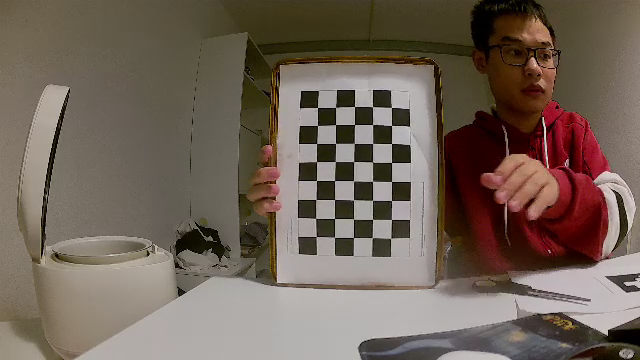
#> input picture dashcam_metrology/captures/img_001.png, 640 x 360 px; its folder holds 4 pictures in this run
$ python straightness.py
#> lines starting #> are read from the running program, lines starting #| are printed output that depends on the picture
# -*- coding: utf-8 -*-
"""用棋盘格自身检验去畸变质量：每行/每列角点在世界里共线，去畸变后必须也共线。

重投影误差（RMS）衡量的是"模型能不能解释观测"，它对两个模型都可以很低，
因为畸变系数有足够自由度去拟合。共线性检验问的是另一个问题：
"去畸变之后，本来直的东西直了吗" —— 这才是后面做测距要依赖的性质。

用法
    python straightness.py --square 24.5
"""
import argparse, glob, io, json, os, sys
import numpy as np
import cv2

sys.stdout = io.TextIOWrapper(sys.stdout.buffer, encoding="utf-8", errors="replace")
CRIT = (cv2.TERM_CRITERIA_EPS + cv2.TERM_CRITERIA_MAX_ITER, 30, 1e-3)


def max_deviation(pts):
    """一组点到其最佳拟合直线的最大垂直距离（像素）。"""
    p = pts - pts.mean(0)
    # 主成分方向即最佳拟合直线方向，垂直分量就是偏离
    _, _, vt = np.linalg.svd(p, full_matrices=False)
    normal = vt[1]
    return float(np.abs(p @ normal).max())


def line_errors(corners, cols, rows):
    """对 rows 行 + cols 列分别算最大偏离，返回全部数值。"""
    g = corners.reshape(rows, cols, 2)
    errs = []
    for r in range(rows):
        errs.append(max_deviation(g[r, :, :]))
    for c in range(cols):
        errs.append(max_deviation(g[:, c, :]))
    return errs


def undistort_pixels(corners, K, D, model):
    """把像素点去畸变，仍然用同一个 K 投回像素，这样三组数值可比。"""
    pts = corners.reshape(-1, 1, 2).astype(np.float64)
    # ★ 必须用迭代版并给足次数。cv2.undistortPoints 默认只迭代 5 次，在这颗镜头的
    # 畸变强度下，逆映射本身就残留约 0.18 px —— 那会被误读成"模型没校正干净"。
    crit = (cv2.TERM_CRITERIA_MAX_ITER + cv2.TERM_CRITERIA_EPS, 100, 1e-10)
    if model == "fisheye":
        norm = cv2.fisheye.undistortPoints(pts, K, np.asarray(D).reshape(4, 1),
                                           criteria=crit)
    else:
        norm = cv2.undistortPointsIter(pts, K, np.asarray(D).reshape(1, -1),
                                       None, None, crit)
    norm = norm.reshape(-1, 2)
    out = np.empty_like(norm)
    out[:, 0] = norm[:, 0] * K[0, 0] + K[0, 2]
    out[:, 1] = norm[:, 1] * K[1, 1] + K[1, 2]

    # 往返校验：把去畸变的点重新加畸变，应该回到原处。回不去的点说明畸变模型
    # 在那个半径上不可逆（径向多项式非单调），迭代解会跑飞。默认迭代次数少的
    # undistortPoints 不会跑飞，但那只是提前停住，答案同样是错的 —— 区别在于
    # 错得有界、看不出来。
    obj = np.hstack([norm, np.zeros((len(norm), 1))]).astype(np.float64)
    if model == "fisheye":
        back, _ = cv2.fisheye.projectPoints(obj.reshape(1, -1, 3), np.zeros(3),
                                            np.zeros(3), K, np.asarray(D).reshape(4, 1))
    else:
        back, _ = cv2.projectPoints(obj, np.zeros(3), np.array([0.0, 0.0, 1.0]),
                                    K, np.asarray(D).reshape(1, -1))
    resid = np.linalg.norm(back.reshape(-1, 2) - corners.reshape(-1, 2), axis=1)
    return out, resid


def load(path):
    with io.open(path, encoding="utf-8") as f:
        d = json.load(f)
    return (np.array(d["camera_matrix"], dtype=np.float64),
            np.array(d["distortion"], dtype=np.float64),
            d.get("model", "pinhole"))


def main():
    ap = argparse.ArgumentParser()
    ap.add_argument("--dir", default="captures")
    ap.add_argument("--cols", type=int, default=8)
    ap.add_argument("--rows", type=int, default=5)
    ap.add_argument("--pinhole", default="config/camera_dashcam.json")
    ap.add_argument("--fisheye", default="config/camera_dashcam_fisheye_variant.json")
    ap.add_argument("--roundtrip-px", type=float, default=0.5,
                    help="去畸变再加畸变回不到原点超过这个值，就认为该点不可逆")
    a = ap.parse_args()

    models = []
    for tag, path in (("pinhole", a.pinhole), ("fisheye", a.fisheye)):
        if os.path.exists(path):
            K, D, m = load(path)
            models.append((tag, K, D, m))
        else:
            print("跳过 %s（%s 不存在）" % (tag, path))
#> this loop made 2 passes; (reads dashcam_metrology/config/camera_dashcam.json from the repository)

    flags = cv2.CALIB_CB_ADAPTIVE_THRESH | cv2.CALIB_CB_NORMALIZE_IMAGE
    raw_all, per_model = [], {t: [] for t, _, _, _ in models}
    bad = {t: 0 for t, _, _, _ in models}
    n = 0
    for p in sorted(glob.glob(os.path.join(a.dir, "*.png"))):
        g = cv2.cvtColor(cv2.imread(p), cv2.COLOR_BGR2GRAY)
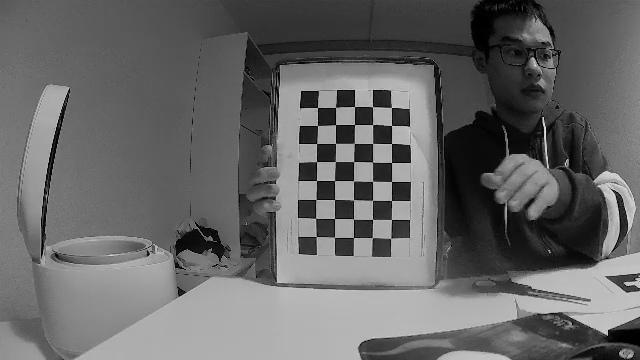
#> g: shape (360, 640); min 0, max 233, mean 102.6
        ok, c = cv2.findChessboardCorners(g, (a.cols, a.rows), flags)
#> ok = True; c = 40 rows, first 8: [316.3, 236.5], [315.6, 218.3], [315.9, 199.5], [316.5, 180.5], [316.6, 161.5], [316.6, 143.5], [317.5, 125.5], [317.5, 107.5]
        if not ok:
            continue
        cv2.cornerSubPix(g, c, (5, 5), (-1, -1), CRIT)
        n += 1
        raw_all += line_errors(c.reshape(-1, 2), a.cols, a.rows)
#> the loop in line_errors, `for r in range(rows):` made 5 passes
#> vt in max_deviation on passes 1 to 5: [[-0.0129, 1], [-1, -0.0129]], [[0.00998, -1], [-1, -0.00998]], [[0.00936, -1], [-1, -0.00936]], [[0.00141, -1], [-1, -0.00141]], [[0.00398, -1], [-1, -0.00398]]
#> after the loop in line_errors, `for r in range(rows):`: errs = [0.499, 0.396, 0.309, 0.178, 0.514]
#> the loop in line_errors, `for c in range(cols):` made 8 passes
#> vt in max_deviation on passes 1 to 8: [[1, 0.0211], [0.0211, -1]], [[1, 0.0157], [-0.0157, 1]], [[1, 0.0153], [-0.0153, 1]], [[1, 0.0141], [-0.0141, 1]], [[1, 0.0125], [-0.0125, 1]], [[1, -0.000475], [0.000475, 1]], [[1, -0.000428], [0.000428, 1]], [[1, -0.00463], [-0.00463, -1]]
#> after the loop in line_errors, `for c in range(cols):`: errs = [0.499, 0.396, 0.309, 0.178, 0.514, 0.276, 0.153, 0.147, 0.138, 0.289, 0.105, 0.578, 0.6]
#> raw_all has the same summary as errs in line_errors
        for tag, K, D, m in models:
            und, resid = undistort_pixels(c, K, D, m)
            if resid.max() > a.roundtrip_px:
                bad[tag] += 1                      # 整张丢掉，一条线上缺点就没法拟合
                continue
            per_model[tag] += line_errors(und, a.cols, a.rows)
#> this loop made 2 passes
#> after the loop, bad = {'pinhole': 0, 'fisheye': 0}; per_model = {'pinhole': [0.378, 0.364, 0.386, 0.227, 0.316, 0.304, 0.146, 0.155, 0.112, 0.222, 0.0716, 0.448, 0.442], 'fisheye': [0.389, 0.336, 0.377, 0.236, 0.32, 0.313, 0.152, 0.157, 0.108, 0.211, 0.0862, 0.428, 0.419]}
#> pass 2 of the loop in main, `for p in sorted(glob.glob(os.path.join(a.dir, "*.png"))):`:
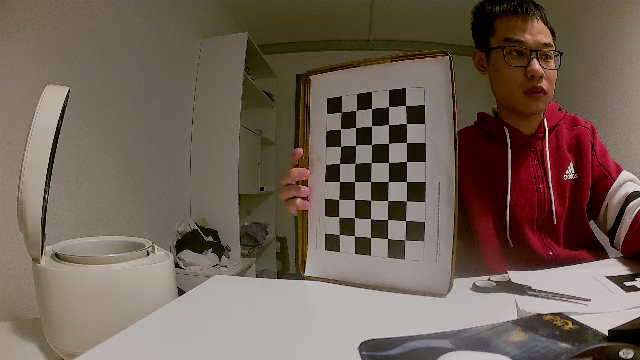
#> input picture dashcam_metrology/captures/img_002.png, 640 x 360 px
#> in main, `g = cv2.cvtColor(cv2.imread(p), cv2.COLOR_BGR2GRAY)`:
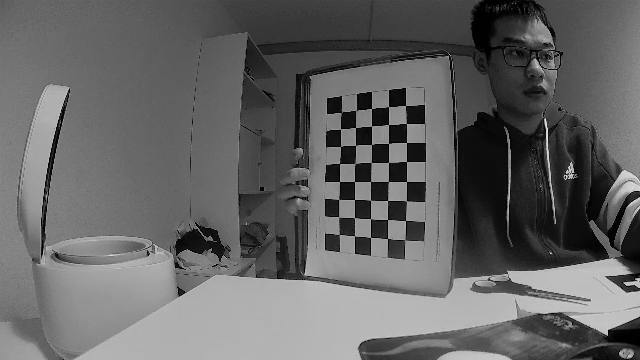
#> g: shape (360, 640); min 0, max 231, mean 100.7
#> c = 40 rows, first 8: [339.2, 234.5], [338.6, 216.7], [338.8, 199.5], [339.5, 181.5], [339.5, 163.6], [340.5, 146.6], [340.5, 129], [341.3, 112.5]
#> raw_all = 26 values, max 0.93 at index 17, min 0.0303 at index 21, mean 0.339
#> the loop in main, `for tag, K, D, m in models:` made 2 passes
#> after the loop in main, `for tag, K, D, m in models:`: per_model = 2 items
#> pass 3 of the loop in main, `for p in sorted(glob.glob(os.path.join(a.dir, "*.png"))):`:
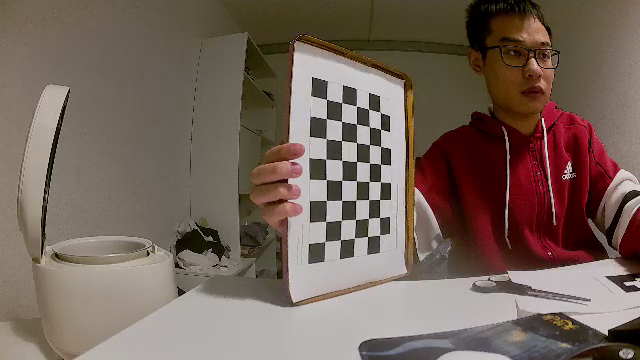
#> input picture dashcam_metrology/captures/img_003.png, 640 x 360 px
#> in main, `g = cv2.cvtColor(cv2.imread(p), cv2.COLOR_BGR2GRAY)`:
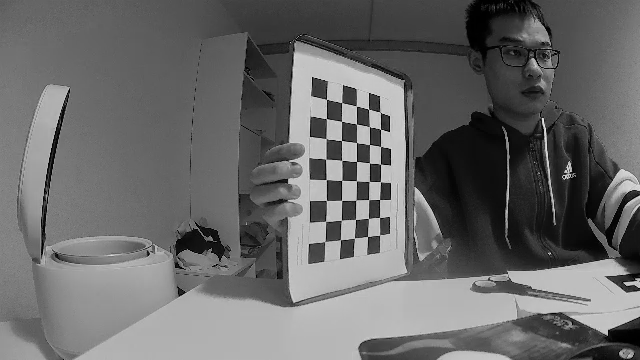
#> g: shape (360, 640); min 0, max 232, mean 105.1
#> c = 40 rows, first 8: [324.7, 241.4], [325.6, 221.3], [326.4, 200.4], [326.2, 179.5], [325.8, 159.3], [326.1, 138.4], [326.3, 118.4], [326.4, 99.33]
#> raw_all = 39 values, max 0.93 at index 17, min 0.0303 at index 21, mean 0.366
#> the loop in main, `for tag, K, D, m in models:` made 2 passes
#> the loop made 4 passes; the first 3 are shown

    if not n:
        print("没有可用图片")
        return 1

    print("共 %d 张，每张 %d 条线（%d 行 + %d 列），合计 %d 条\n"
          % (n, a.rows + a.cols, a.rows, a.cols, len(raw_all)))
    print("%-12s %8s %8s %8s %8s" % ("", "中位", "均值", "p90", "最大"))

    def show(tag, v):
        v = np.array(v)
        print("%-12s %8.3f %8.3f %8.3f %8.3f"
              % (tag, np.median(v), v.mean(), np.percentile(v, 90), v.max()))

    show("原始(畸变)", raw_all)
    for tag, _, _, _ in models:
        show("去畸变 " + tag, per_model[tag])
    for tag, _, _, _ in models:
        if bad[tag]:
            print("  %s: %d/%d 张因为存在不可逆点被排除（往返误差 > %.2f px）"
                  % (tag, bad[tag], n, a.roundtrip_px))

    print("\n单位：像素。数值是每条线上角点到拟合直线的最大偏离。")
    if len(models) == 2:
        a_, b_ = np.array(per_model["pinhole"]), np.array(per_model["fisheye"])
        win = "pinhole" if np.median(a_) < np.median(b_) else "fisheye"
        print("按共线性中位数：%s 更好（%.3f vs %.3f px）"
              % (win, min(np.median(a_), np.median(b_)), max(np.median(a_), np.median(b_))))
        print("★ 如果两者差别很小（< 0.05 px），就该按别的理由选："
              "视场角、以及 solvePnP 是否能直接吃这套参数。")
    return 0


if __name__ == "__main__":
    sys.exit(main())
#> (the program exits here)
